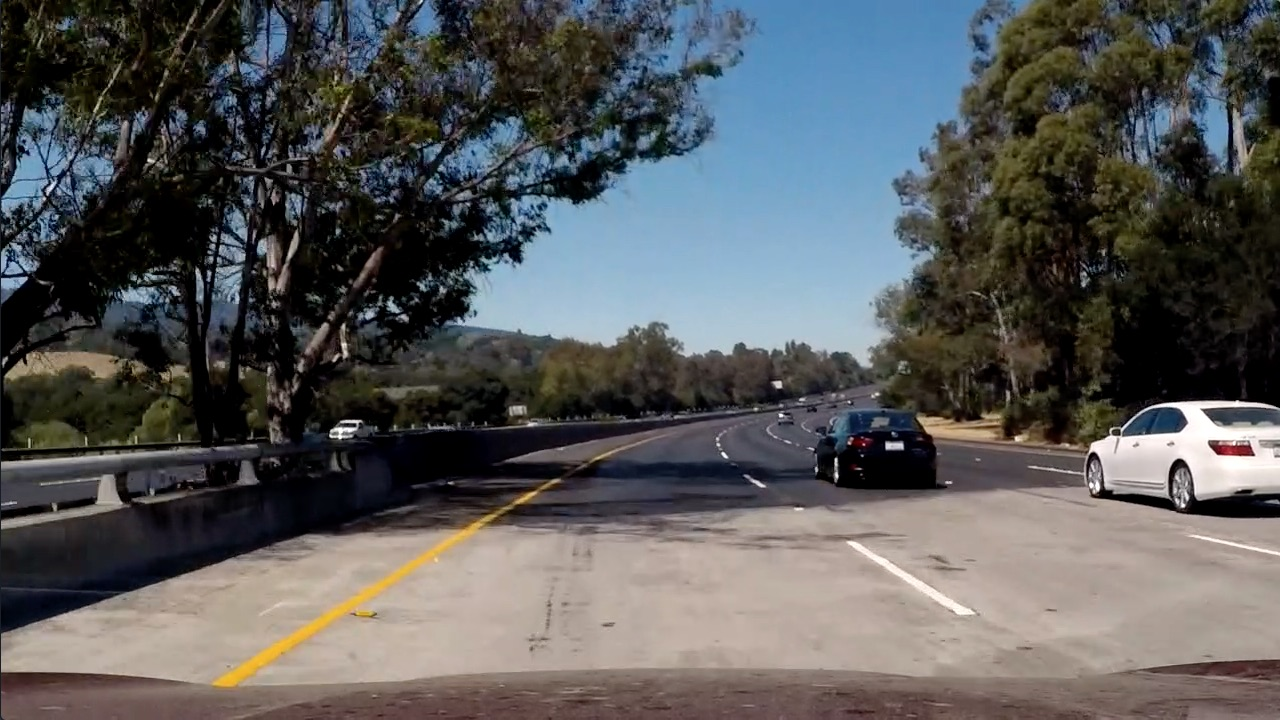
#> input picture test_images/test5.jpg, 1280 x 720 px
$ python test2.py   (older library calls are emulated)
#> lines starting #> are read from the running program, lines starting #| are printed output that depends on the picture; after the words box and inside, x2 and y2 are one past the last pixel; in counts of white or black regions, pixels touching at a corner belong together
#> (reads camera_cal/calibration.p from the repository)
#> (reads camera_cal/perspective.p from the repository)
#> further down, test1 is the input picture: shape (720, 1280, 3); mean B, G, R 89.8, 89.3, 88.5
### imageProcessing.py
# -*- coding: utf-8 -*-
"""
Editor de Spyder

Este es un archivo temporal
"""

# Load calibration images. Show some examples (4 is ok)
# Save mtx and dist

import cv2
import numpy as np

# [65 lines left out: functions Calibration, perspectiveCal, not called in this run]


def birdEye(img, mtx, dist,M):

    dst = cv2.undistort(img, mtx, dist, None, mtx)
    img_size = (dst.shape[1], dst.shape[0])
#> img_size = (1280, 720)
    rectified = cv2.warpPerspective(dst, M, img_size, flags=cv2.INTER_LINEAR)

    return rectified

### test2.py
# -*- coding: utf-8 -*-
"""
Created on Thu Oct  5 19:59:19 2017

@author: Toshiharu
"""
import cv2
import numpy as np
import matplotlib.pyplot as plt

# Create binary thresholded images to isolate lane line pixels
def abs_sobel_xy(img, sobel_kernel=3, orient='x',sxy_thresh=(0,255)):
    #gray = cv2.cvtColor(img, cv2.COLOR_RGB2GRAY)
    img = np.copy(img)
    # Take the derivative in x or y given orient = 'x' or 'y'
    if (orient == 'x'):
        sobel = cv2.Sobel(img, cv2.CV_64F, 1, 0, ksize = sobel_kernel)
    elif(orient == 'y'):
        sobel = cv2.Sobel(img, cv2.CV_64F, 0, 1, ksize = sobel_kernel)
    else:
        raise Exception("Invalid orientation")

    abs_sobel = np.absolute(sobel)   # Take the absolute value of the derivative or gradient
    scaled_sobel = np.uint8(255*abs_sobel/np.max(abs_sobel))  #Scale to 8-bit (0 - 255) then convert to type = np.uint8
    sxbinary = np.zeros_like(scaled_sobel)
    sxbinary[(scaled_sobel >= sxy_thresh[0]) & (scaled_sobel <= sxy_thresh[1])] = 1 # Create a mask of 1's

    return sxbinary

def dir_sobel(img, sobel_kernel=15, dir_thresh=(3.14/2*0.95, 3.14/2*1.05)):
    img = np.copy(img)
    # Apply the following steps to img
    # 1) Convert to grayscale
    #gray = cv2.cvtColor(img, cv2.COLOR_RGB2GRAY)
    # 2) Take the gradient in x and y separately
    sobelx = cv2.Sobel(img, cv2.CV_64F, 1, 0, ksize = sobel_kernel)
    sobely = cv2.Sobel(img, cv2.CV_64F, 0, 1, ksize = sobel_kernel)
    # 3) Take the absolute value of the x and y gradients
    abs_sobelx = np.absolute(sobelx)
    abs_sobely = np.absolute(sobely)
     # 4) Use np.arctan2(abs_sobely, abs_sobelx) to calculate the direction of the gradient
    directions = np.arctan2(abs_sobely, abs_sobelx)
    # 5) Create a binary mask where direction thresholds are met
    sxbinary = np.zeros_like(directions)
    sxbinary[(directions >= dir_thresh[0]) & (directions <= dir_thresh[1])] = 1

    return sxbinary

def mag_sobel(img, sobel_kernel=11, mag_thresh=(30,100)):
    img = np.copy(img)
    # Apply the following steps to img
    # 1) Convert to grayscale
    #gray = cv2.cvtColor(img, cv2.COLOR_RGB2GRAY)
    # 2) Take the gradient in x and y separately
    sobelx = cv2.Sobel(img, cv2.CV_64F, 1, 0, ksize = sobel_kernel)
    sobely = cv2.Sobel(img, cv2.CV_64F, 0, 1, ksize = sobel_kernel)
    # 3) Calculate the magnitude
    gradmag = np.sqrt(sobelx**2 + sobely**2)
    # 4) Scale to 8-bit (0 - 255) and convert to type = np.uint8
    scaled_sobel = np.uint8(255*gradmag/np.max(gradmag))
    # 5) Create a binary mask where mag thresholds are met
    sxbinary = np.zeros_like(scaled_sobel)
    sxbinary[(scaled_sobel >= mag_thresh[0]) & (scaled_sobel <= mag_thresh[1])] = 1

    return sxbinary


def Multifilter(img,s_thresh=(180, 255),b_thresh=(155,200),l_thresh=(225,255),sxy_thresh=(20,100), show=True):

#> called with s_thresh = (210, 255), b_thresh = (145, 200), l_thresh = (220, 255), sxy_thresh = (20, 100), show = True
    s_channel = cv2.cvtColor(img, cv2.COLOR_BGR2HLS)[:,:,1]
    plt.imshow(s_channel)
    plt.show()

    l_channel = cv2.cvtColor(img, cv2.COLOR_BGR2LUV)[:,:,0]

    b_channel = cv2.cvtColor(img, cv2.COLOR_BGR2Lab)[:,:,2]

#    # Threshold color channel
#    s_thresh_min = 180
#    s_thresh_max = 255
#    s_binary = np.zeros_like(s_channel)
#    s_binary[(s_channel >= s_thresh_min) & (s_channel <= s_thresh_max)] = 1
#
#    b_thresh_min = 155
#    b_thresh_max = 200
#    b_binary = np.zeros_like(b_channel)
#    b_binary[(b_channel >= b_thresh_min) & (b_channel <= b_thresh_max)] = 1
#
#    l_thresh_min = 225
#    l_thresh_max = 255
#    l_binary = np.zeros_like(l_channel)
#    l_binary[(l_channel >= l_thresh_min) & (l_channel <= l_thresh_max)] = 1

    # Threshold color channel
    s_binary = np.zeros_like(s_channel)
    s_binary[(s_channel >= s_thresh[0]) & (s_channel <= s_thresh[1])] = 1

    b_binary = np.zeros_like(b_channel)
    b_binary[(b_channel >= b_thresh[0]) & (b_channel <= b_thresh[1])] = 1

    l_binary = np.zeros_like(l_channel)
    l_binary[(l_channel >= l_thresh[0]) & (l_channel <= l_thresh[1])] = 1

    gray = cv2.cvtColor(img, cv2.COLOR_RGB2GRAY).astype(np.float)
    sobelxy_binary = abs_sobel_xy(gray, sobel_kernel=3, orient='x',sxy_thresh=sxy_thresh)
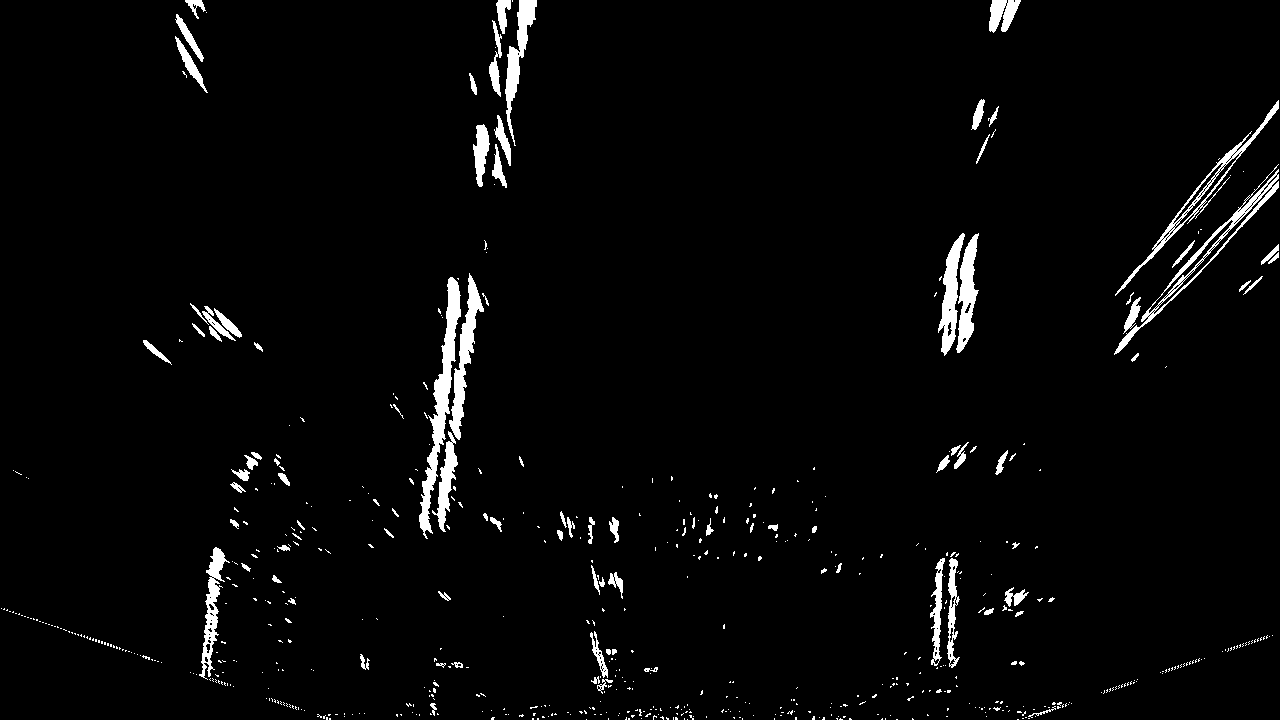
#> sobelxy_binary: shape (720, 1280); values 0 (black) and 1 (white), 2.9% white; 642 white regions (547 under 20 px), largest, box (x1, y1, x2, y2) and area: (419, 277, 461, 539) 2798, (1114, 164, 1279, 355) 1944, (449, 273, 484, 440) 1719
    sobel_mag = mag_sobel(gray,sobel_kernel=3)
#> in mag_sobel, `sobely = cv2.Sobel(img, cv2.CV_64F, 0, 1, ksize = sobel_kernel)`:
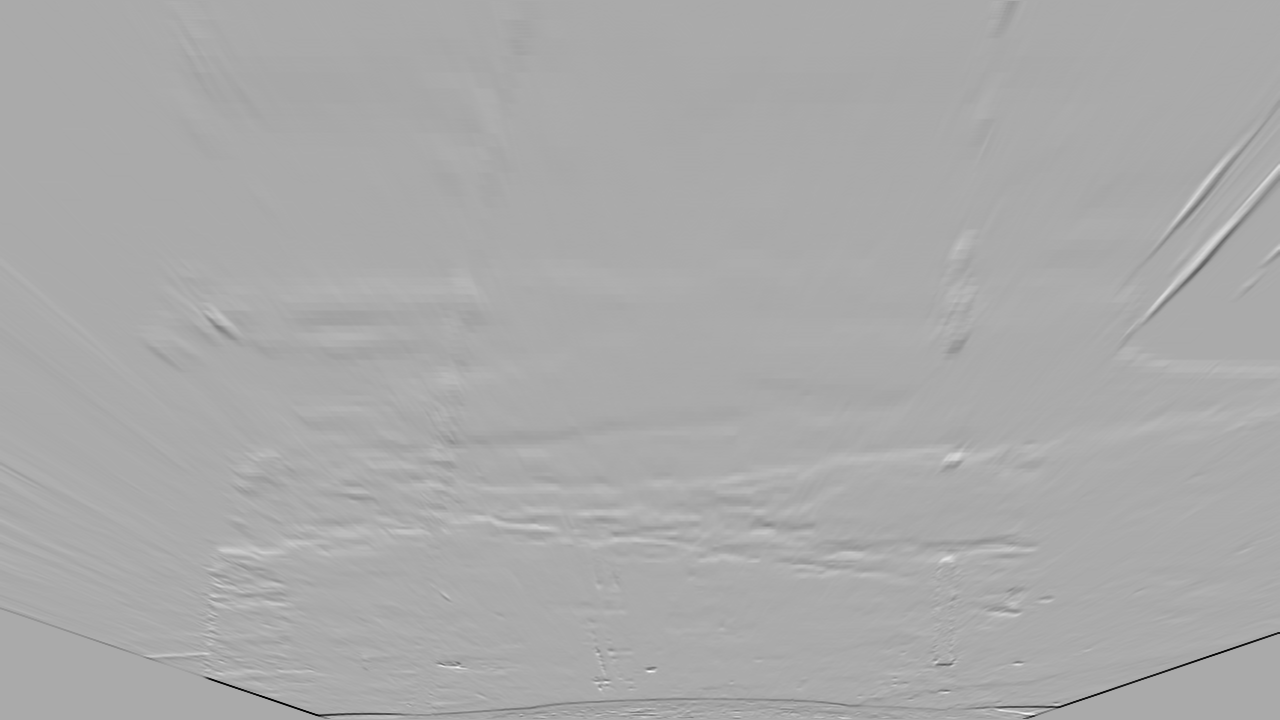
#> sobely: shape (720, 1280) float64; min -708, max 350, mean -0.3; drawn with min black and max white
#> sobel_mag: shape (720, 1280); values 0 (black) and 1 (white), 1.1% white; 419 white regions (362 under 20 px), largest, box (x1, y1, x2, y2) and area: (1144, 164, 1280, 324) 1960, (1153, 108, 1277, 254) 1158, (391, 698, 709, 716) 621
    sobel_dir = dir_sobel(gray)
#> in dir_sobel, `sobelx = cv2.Sobel(img, cv2.CV_64F, 1, 0, ksize = sobel_kernel)`:
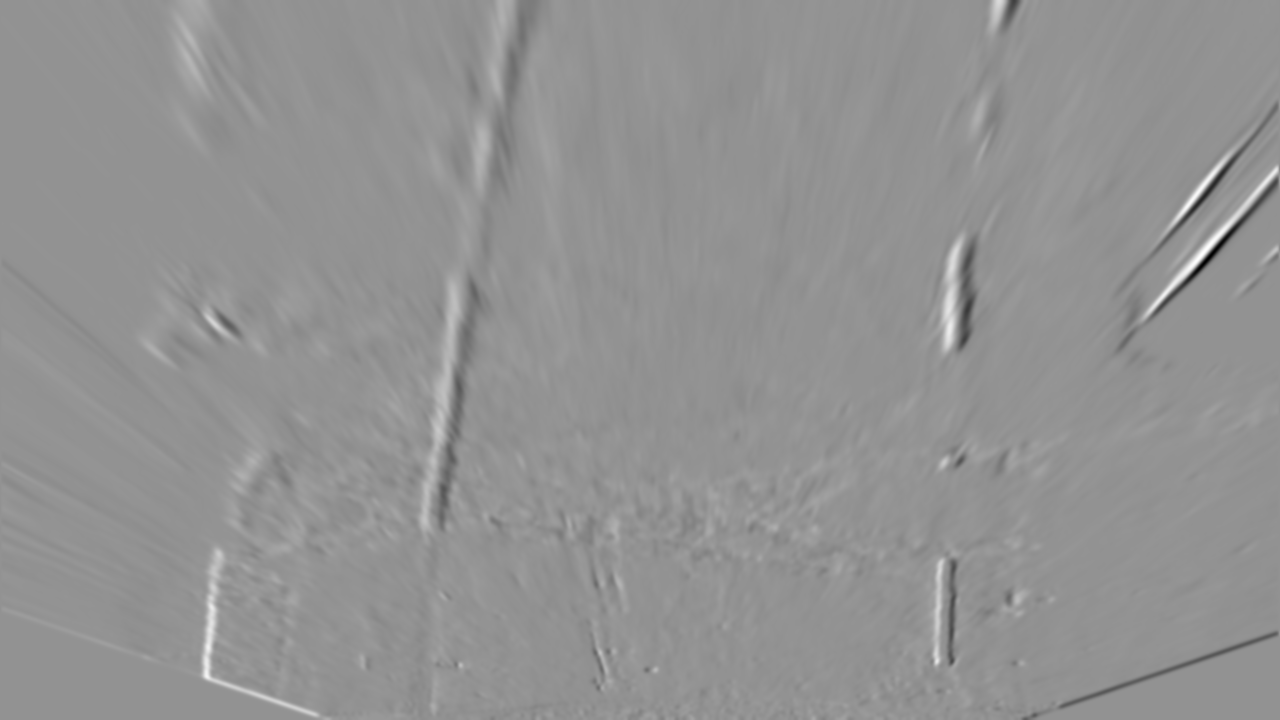
#> sobelx: shape (720, 1280) float64; min -3.76e+09, max 2.77e+09, mean 6139970.2; drawn with min black and max white
#> in dir_sobel, `directions = np.arctan2(abs_sobely, abs_sobelx)`:
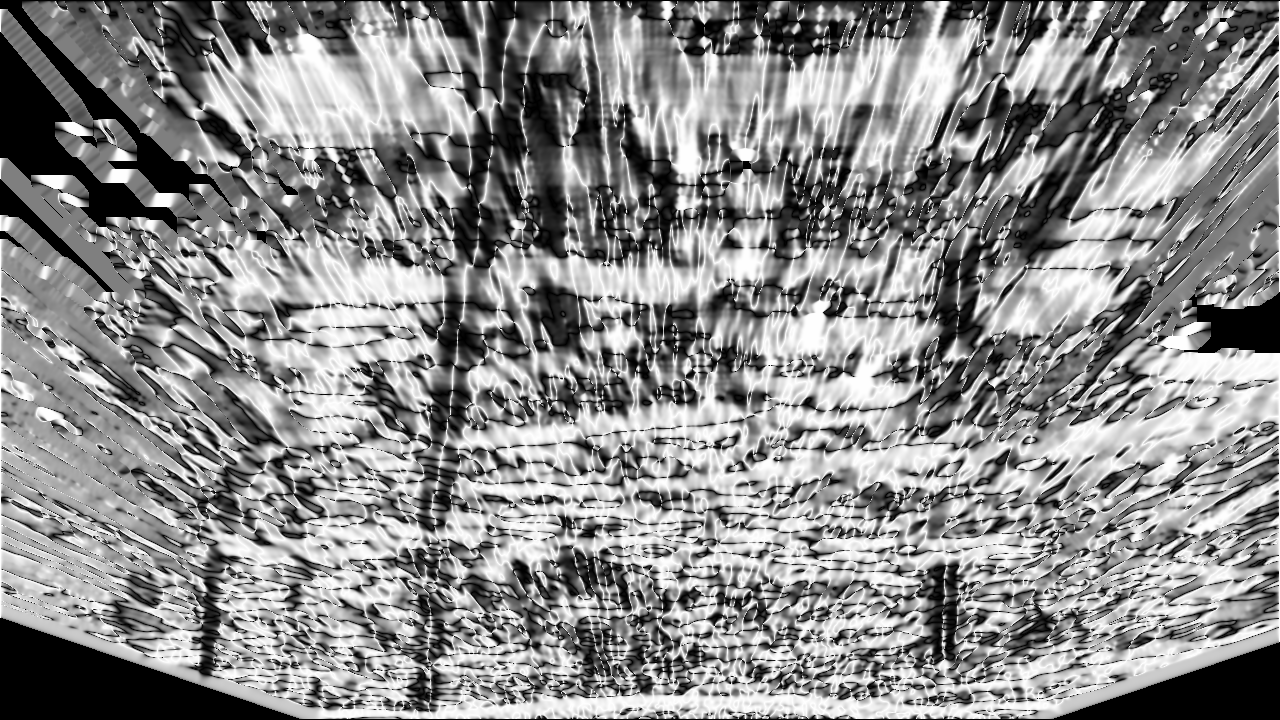
#> directions: shape (720, 1280) float64; min 0, max 1.57, mean 0.855; drawn with min black and max white
#> sobel_dir: shape (720, 1280) float64; values 0 (black) and 1 (white), 8.7% white; 7080 white regions (6473 under 20 px), largest, box (x1, y1, x2, y2) and area: (1158, 350, 1280, 642) 3167, (293, 28, 374, 145) 1619, (907, 1, 952, 118) 1472
    #color_binary = np.dstack((u_binary, s_binary, l_binary))

    combined_binary = np.zeros_like(s_binary)
    combined_binary[(s_binary == 1) | (b_binary == 1)] = 1

    if show == True:
        # Plotting thresholded images
        f, ((ax1, ax2, ax3), (ax4,ax5, ax6)) = plt.subplots(2, 3, sharey='col', sharex='row', figsize=(10,4))
        f.tight_layout()

        ax1.set_title('Original Image', fontsize=16)
        ax1.imshow(cv2.cvtColor(img,cv2.COLOR_BGR2RGB).astype('uint8'))

        ax2.set_title('sobelxy binary threshold', fontsize=16)
        ax2.imshow(dir_sobel(gray), cmap='gray')

        ax3.set_title('b binary threshold', fontsize=16)
        ax3.imshow(b_binary, cmap='gray')

        ax4.set_title('l binary threshold', fontsize=16)
        ax4.imshow(l_binary, cmap='gray')

        ax5.set_title('H-HSV binary threshold', fontsize=16)
        ax5.imshow(s_binary, cmap='gray')

        ax6.set_title('Combined color thresholds', fontsize=16)
        ax6.imshow(combined_binary, cmap='gray')


    else:
        return combined_binary

import pickle

calibration_par = 'camera_cal/calibration.p'
dist_pickle = pickle.load( open( calibration_par, "rb" ) )
mtx = dist_pickle["mtx"]
dist = dist_pickle["dist"]

# Load perpective matrices
perspective_mat = 'camera_cal/perspective.p'
dist_pickle = pickle.load( open( perspective_mat, "rb" ) )
M = dist_pickle["M"]
Minv = dist_pickle["Minv"]

from imageProcessing import perspectiveCal,Calibration,birdEye

test1 = cv2.imread('test_images/test5.jpg')
top_down = birdEye(test1, mtx, dist,M)
Multifilter(top_down,s_thresh=(210, 255),b_thresh=(145,200),l_thresh=(220,255),sxy_thresh=(20,100), show=True)
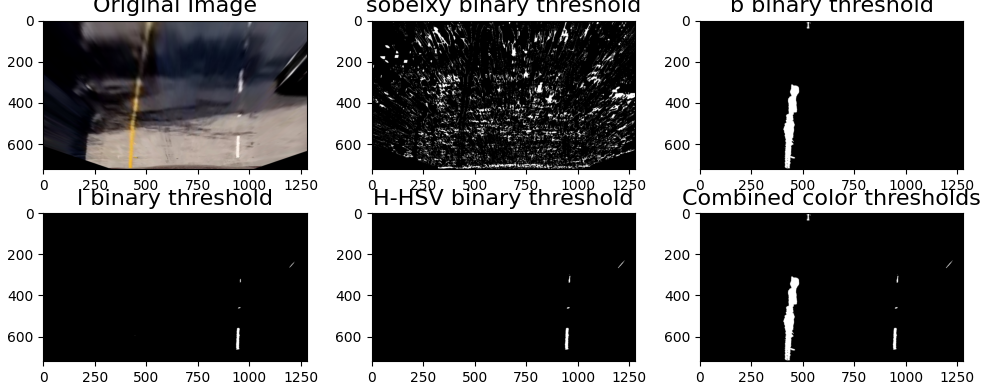
#> figure drawn by matplotlib, 6 panels
